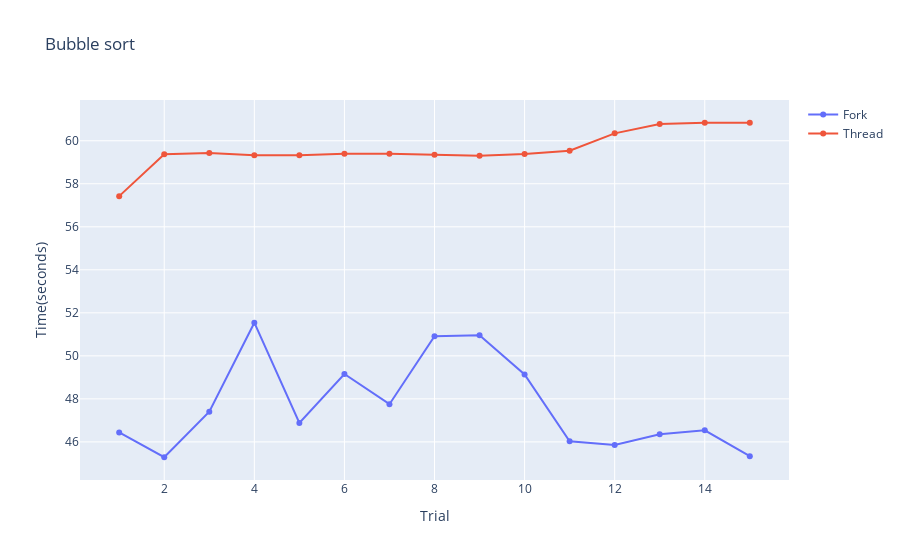

Notebook cell for this chart:
### Markdown cell above
# **Bubble Sort**

### Code cell
import plotly.graph_objects as go
import pandas as pd
import os

fork_path = "Fork Files/"
thread_path = "Thread Files/"

df_usgsn03 = pd.read_csv(fork_path + 'BubbleFork.csv',sep=',')
df_usgsn04 = pd.read_csv(thread_path + 'BubbleThread.csv',sep=',')


df_usgsn03_sorted = df_usgsn03.sort_values(by='trial')
df_usgsn04_sorted = df_usgsn04.sort_values(by='trial')


fig = go.Figure()
fig.add_trace(
    go.Scatter(
        x=df_usgsn03_sorted['trial'],
        y=df_usgsn03_sorted['time'],
        name = 'Fork'     
    ))

fig.add_trace(
    go.Scatter(
        x=df_usgsn04_sorted['trial'],
        y=df_usgsn04_sorted['time'],
        name = 'Thread'
    ))

fig.update_layout(title = 'Bubble sort', xaxis_title='Trial',yaxis_title='Time(seconds)')

fig.show()

### Figure 1 — Plotly figure (JSON) as saved in the notebook; plotly's stock layout.template omitted (floating-point values rounded to 4 significant figures)
{"data": [{"name": "Fork", "type": "scatter", "x": [1, 2, 3, 4, 5, 6, 7, 8, 9, 10, 11, 12, 13, 14, 15], "y": [46.44, 45.29, 47.4, 51.54, 46.88, 49.15, 47.75, 50.91, 50.96, 49.13, 46.03, 45.86, 46.35, 46.54, 45.33]}, {"name": "Thread", "type": "scatter", "x": [1, 2, 3, 4, 5, 6, 7, 8, 9, 10, 11, 12, 13, 14, 15], "y": [57.43, 59.37, 59.43, 59.32, 59.33, 59.39, 59.39, 59.34, 59.31, 59.39, 59.54, 60.34, 60.78, 60.83, 60.84]}], "layout": {"title": {"text": "Bubble sort"}, "xaxis": {"title": {"text": "Trial"}}, "yaxis": {"title": {"text": "Time(seconds)"}}}}
